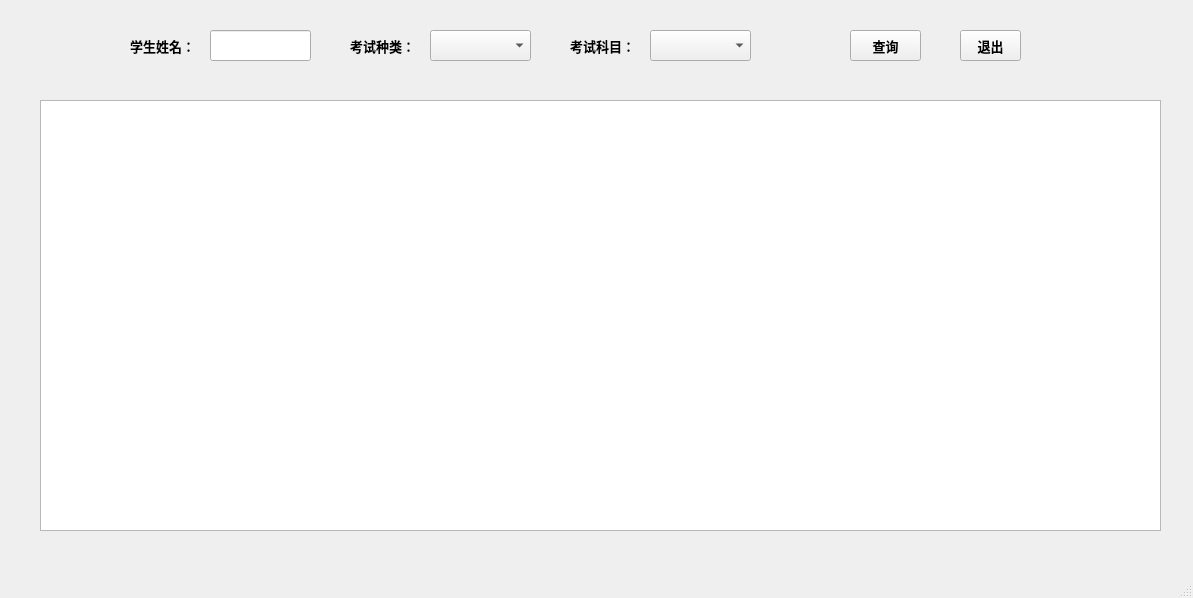
<?xml version="1.0" encoding="UTF-8"?>
<ui version="4.0">
 <class>MainWindow</class>
 <widget class="QMainWindow" name="MainWindow">
  <property name="geometry">
   <rect>
    <x>0</x>
    <y>0</y>
    <width>1193</width>
    <height>598</height>
   </rect>
  </property>
  <property name="windowTitle">
   <string>成绩信息查询</string>
  </property>
  <widget class="QWidget" name="centralwidget">
   <widget class="QLabel" name="label">
    <property name="geometry">
     <rect>
      <x>130</x>
      <y>30</y>
      <width>81</width>
      <height>31</height>
     </rect>
    </property>
    <property name="font">
     <font>
      <family>微软雅黑</family>
      <pointsize>10</pointsize>
      <weight>75</weight>
      <bold>true</bold>
     </font>
    </property>
    <property name="text">
     <string>学生姓名：</string>
    </property>
   </widget>
   <widget class="QLabel" name="label_2">
    <property name="geometry">
     <rect>
      <x>350</x>
      <y>30</y>
      <width>81</width>
      <height>31</height>
     </rect>
    </property>
    <property name="font">
     <font>
      <family>微软雅黑</family>
      <pointsize>10</pointsize>
      <weight>75</weight>
      <bold>true</bold>
     </font>
    </property>
    <property name="text">
     <string>考试种类：</string>
    </property>
   </widget>
   <widget class="QLabel" name="label_3">
    <property name="geometry">
     <rect>
      <x>570</x>
      <y>30</y>
      <width>81</width>
      <height>31</height>
     </rect>
    </property>
    <property name="font">
     <font>
      <family>微软雅黑</family>
      <pointsize>10</pointsize>
      <weight>75</weight>
      <bold>true</bold>
     </font>
    </property>
    <property name="text">
     <string>考试科目：</string>
    </property>
   </widget>
   <widget class="QPushButton" name="btnQuery">
    <property name="geometry">
     <rect>
      <x>850</x>
      <y>30</y>
      <width>71</width>
      <height>31</height>
     </rect>
    </property>
    <property name="font">
     <font>
      <family>微软雅黑</family>
      <pointsize>10</pointsize>
      <weight>75</weight>
      <bold>true</bold>
     </font>
    </property>
    <property name="text">
     <string>查询</string>
    </property>
   </widget>
   <widget class="QPushButton" name="btnQuery_2">
    <property name="geometry">
     <rect>
      <x>960</x>
      <y>30</y>
      <width>61</width>
      <height>31</height>
     </rect>
    </property>
    <property name="font">
     <font>
      <family>微软雅黑</family>
      <pointsize>10</pointsize>
      <weight>75</weight>
      <bold>true</bold>
     </font>
    </property>
    <property name="text">
     <string>退出</string>
    </property>
   </widget>
   <widget class="QLineEdit" name="editStuName">
    <property name="geometry">
     <rect>
      <x>210</x>
      <y>30</y>
      <width>101</width>
      <height>31</height>
     </rect>
    </property>
    <property name="font">
     <font>
      <family>楷体</family>
      <pointsize>10</pointsize>
     </font>
    </property>
   </widget>
   <widget class="QComboBox" name="cboExamKind">
    <property name="geometry">
     <rect>
      <x>430</x>
      <y>30</y>
      <width>101</width>
      <height>31</height>
     </rect>
    </property>
    <property name="font">
     <font>
      <family>Agency FB</family>
      <pointsize>10</pointsize>
      <weight>75</weight>
      <bold>true</bold>
     </font>
    </property>
   </widget>
   <widget class="QComboBox" name="cboSubject">
    <property name="geometry">
     <rect>
      <x>650</x>
      <y>30</y>
      <width>101</width>
      <height>31</height>
     </rect>
    </property>
    <property name="font">
     <font>
      <family>Agency FB</family>
      <pointsize>10</pointsize>
      <weight>75</weight>
      <bold>true</bold>
     </font>
    </property>
   </widget>
   <widget class="QTableWidget" name="tableWidget">
    <property name="geometry">
     <rect>
      <x>40</x>
      <y>100</y>
      <width>1121</width>
      <height>431</height>
     </rect>
    </property>
   </widget>
  </widget>
  <widget class="QMenuBar" name="menubar">
   <property name="geometry">
    <rect>
     <x>0</x>
     <y>0</y>
     <width>1193</width>
     <height>26</height>
    </rect>
   </property>
  </widget>
  <widget class="QStatusBar" name="statusbar"/>
 </widget>
 <resources/>
 <connections/>
</ui>
